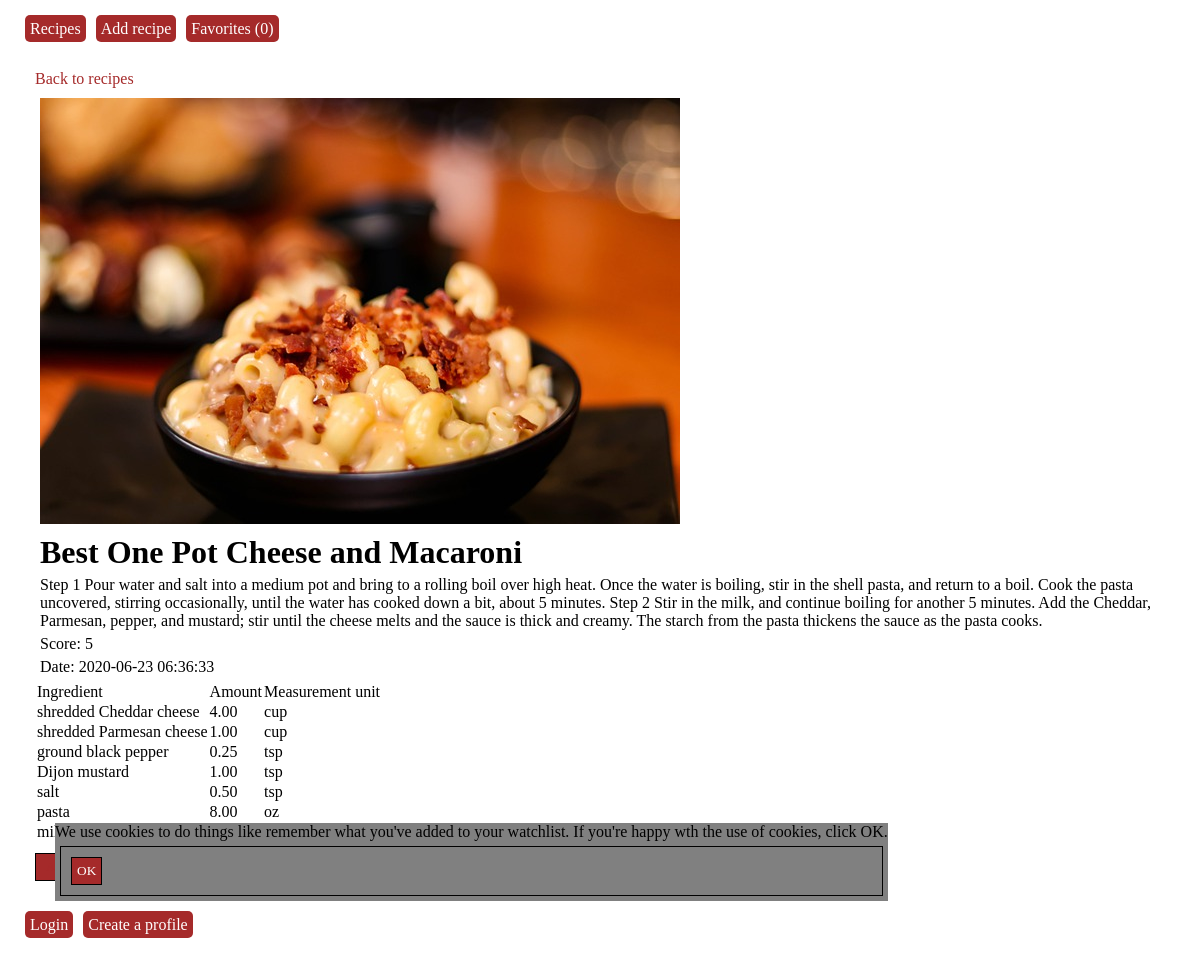
Page /?page=recipes&recipe_nr=2 on the committed database.
### tables this page shows
CREATE TABLE `recipes` (
  `recipe_nr` int(10) UNSIGNED NOT NULL,
  `title` varchar(50) NOT NULL,
  `instructions` text NOT NULL,
  `world_cuisine_fk` int(10) UNSIGNED NOT NULL,
  `cooking_style_fk` int(10) UNSIGNED NOT NULL,
  `meal_type_fk` int(10) UNSIGNED NOT NULL,
  `image` varchar(255) NOT NULL,
  `score` tinyint(1) UNSIGNED NOT NULL,
  `date` timestamp NOT NULL DEFAULT current_timestamp() ON UPDATE current_timestamp()
);

CREATE TABLE `ingredient` (
  `ingredient_nr` int(10) UNSIGNED NOT NULL,
  `ingredient_name` varchar(50) NOT NULL
);

CREATE TABLE `recipe_ingredients` (
  `recipe_fk` int(11) NOT NULL,
  `ingredient_fk` int(11) NOT NULL,
  `measurement_fk` int(11) NOT NULL,
  `amount` decimal(10,2) UNSIGNED NOT NULL
);

CREATE TABLE `measurement` (
  `measurement_nr` int(10) UNSIGNED NOT NULL,
  `measurement_name` varchar(10) NOT NULL
);

### ext/recipe_view_details.php (the view, shortened to what this page needs)
<div>
<a href="?page=recipes">Back to recipes</a>
<?php
$db = mysqli_connect("localhost","root","","recipes");
$response = mysqli_query($db, "SELECT *
							from recipes
							JOIN
							recipe_ingredients ON recipe_ingredients.recipe_fk = recipes.recipe_nr
							JOIN
							ingredient ON ingredient.ingredient_nr = recipe_ingredients.ingredient_fk
							JOIN
							measurement ON measurement.measurement_nr = recipe_ingredients.measurement_fk
							where recipe_nr = ".$_GET["recipe_nr"]
							);
$row = mysqli_fetch_array($response);
?>
<div class="">
		<img src="img/<?php echo $row["image"]; ?>" />
        <h1><?php echo $row["title"] ?></h1>
		<p><?php echo $row["instructions"] ?></p>
        <p>Score: <?php echo $row["score"]?></p>
	    <p>Date: <?php echo $row["date"]?></p>
</div>
<?php
	echo "<table>";
	echo "<tr>";
		echo "<td>Ingredient</td>";
		echo "<td>Amount</td>";
		echo "<td>Measurement unit</td>";
	echo "</tr>";
	while($row = mysqli_fetch_array($response))
	{
		echo "<tr>";
		echo "<td>".$row["ingredient_name"]."</td>";
		echo "<td>".$row["amount"]."</td>";
		echo "<td>".$row["measurement_name"]."</td>";
	}
	echo "</table>";
?>
<button>
	<a href='?page=recipes&watch=<?php echo $row["recipe_nr"]; ?>'>Add to favorites</a>
</button>

### css/optik.css (style rules this page uses)
* { font-family: Arial Black; padding: 0px; margin: 5px; }
a, a:visited { color: blue; }
a { color: brown; text-decoration: none; }
form, input, select, button { margin: 5px; padding: 5px; border: 1px solid black; }
input[type=submit], button { background-color: brown; color: white; }

### rows in the picture
recipes: image (picture), title "Best One Pot Cheese and Macaroni", instructions "Step 1 Pour water and salt into a medium pot and bring to a rolling boil over high heat. Once the water is boiling, stir in the shell pasta, and return to a boil. Cook the pasta uncovered, stirring occasionally, until the water has cooked down a bit, about 5 minutes. Step 2 Stir in the milk, and continue boiling for another 5 minutes. Add the Cheddar, Parmesan, pepper, and mustard; stir until the cheese melts and the sauce is thick and creamy. The starch from the pasta thickens the sauce as the pasta cooks.", score "5", date "2020-06-23 06:36:33", ingredient.ingredient_name "shredded Cheddar cheese", recipe_ingredients.amount "4.00", measurement.measurement_name "cup", ingredient.ingredient_name "shredded Parmesan cheese", recipe_ingredients.amount "1.00", ingredient.ingredient_name "ground black pepper", recipe_ingredients.amount "0.25", measurement.measurement_name "tsp", ingredient.ingredient_name "Dijon mustard", ingredient.ingredient_name "salt", recipe_ingredients.amount "0.50", ingredient.ingredient_name "pasta", recipe_ingredients.amount "8.00", measurement.measurement_name "oz", ingredient.ingredient_name "milk"

### other values in the picture
$name "Recipes"
$name "Add recipe"
$name "Favorites (0)"
$name "Login"
$name "Create a profile"
